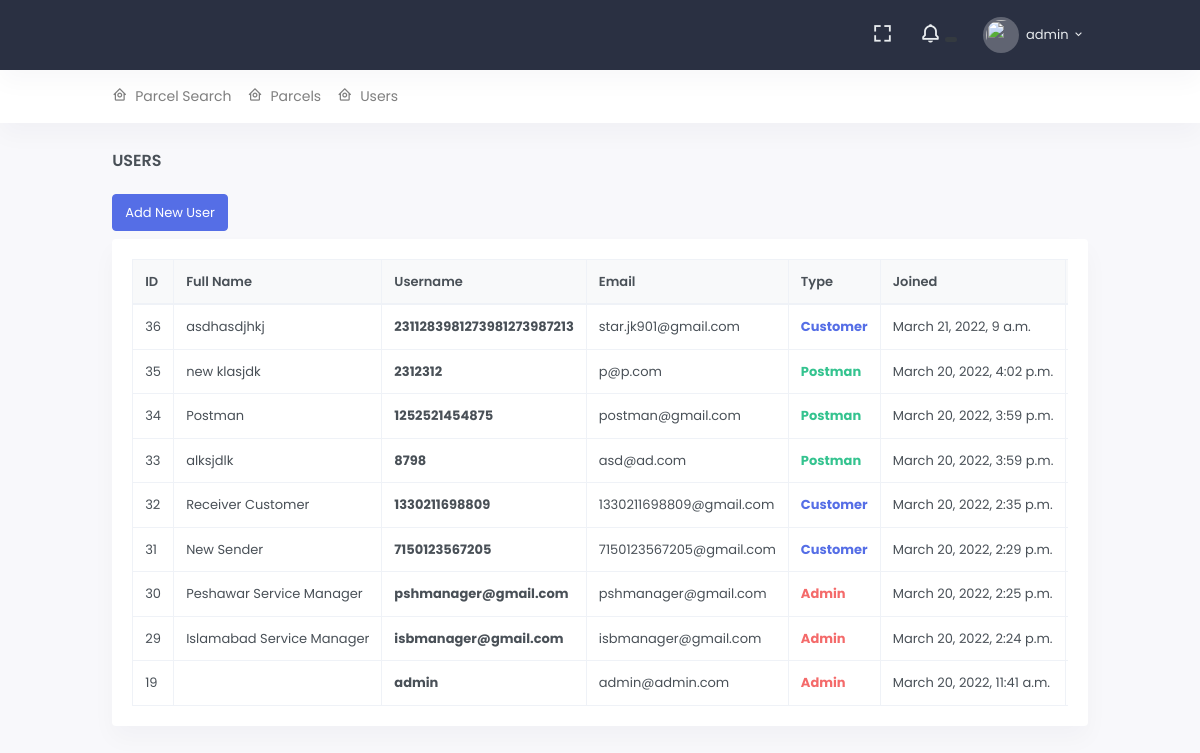
The page /c/user/ (signed in) on the database as committed earlier.
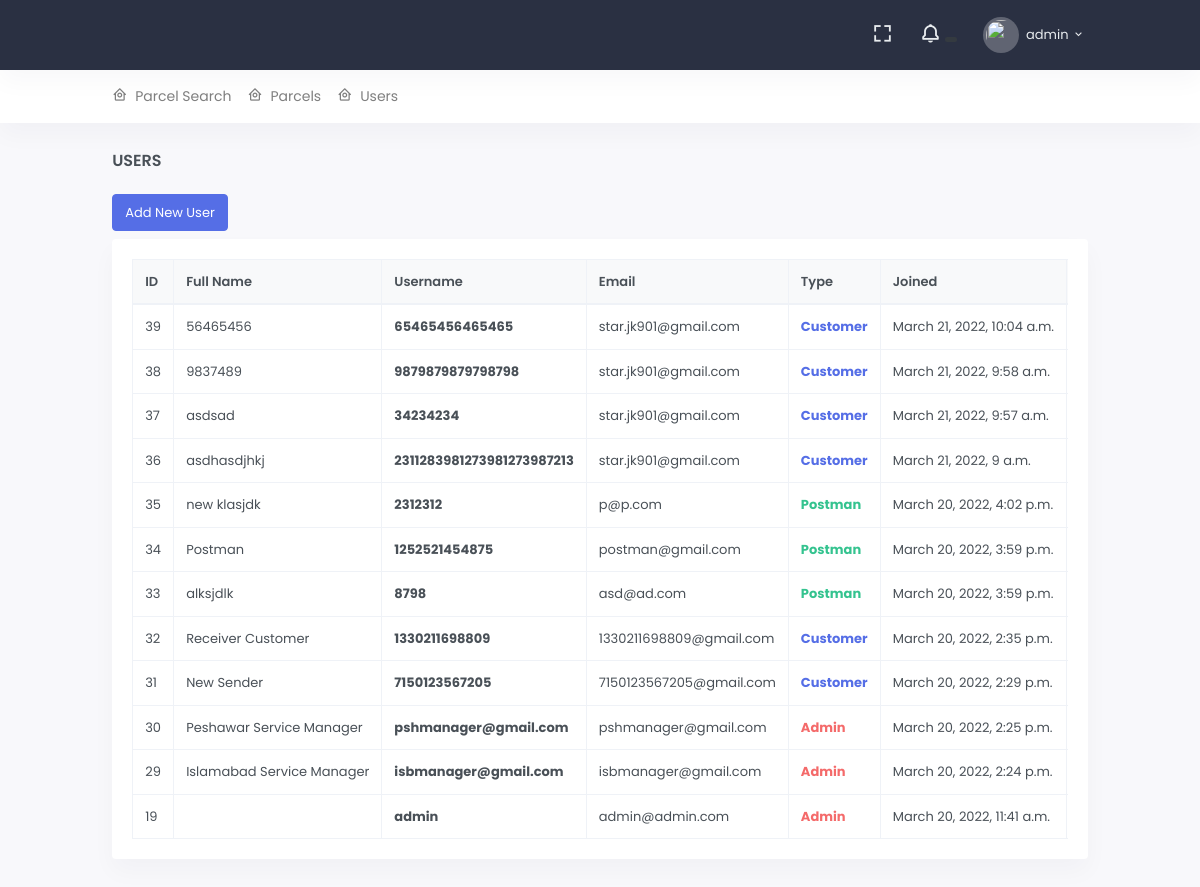
The same page on the database as committed later.
### src/accounts/models.py (models this page shows, shortened)
class User(AbstractUser):
    profile_image = ResizedImageField(
        upload_to='account/images/profiles/', null=True, blank=True, size=[100, 100], quality=75, force_format='PNG',
        help_text='size of logo must be 100*100 and format must be png image file', crop=['middle', 'center']
    )
    phone_number = models.CharField(max_length=30, null=True, blank=True)
    cnic = models.CharField(max_length=13, null=True, blank=True,
                            help_text="13 digits cnic without -")
    address = models.TextField(max_length=30, null=True, blank=True)
    latitude = models.DecimalField(max_digits=9, decimal_places=6, default=0.00, blank=True, null=True)
    longitude = models.DecimalField(max_digits=9, decimal_places=6, default=0.00, blank=True, null=True)
    office = models.ForeignKey('api.PostOffice', null=True, blank=True, on_delete=models.SET_NULL)
    is_customer = models.BooleanField(default=True)
    is_postman = models.BooleanField(default=False)
    city = models.CharField(max_length=30, null=True, blank=True, default="Default")
    postal_code = models.IntegerField(default=0, null=True, blank=True)
    class Meta:
        ordering = ['-id']
        verbose_name = 'User'
        verbose_name_plural = 'Users'

### src/portals/customer/views.py (the view)
# urls.py: path('user/', UserListView.as_view(), name='user'),
@method_decorator(customer_decorators, name='dispatch')
class UserListView(ListView):
    queryset = User.objects.all()
    template_name = 'customer/user_list.html'

### src/portals/customer/templates/customer/user_list.html (shortened to what this page needs)
{% extends 'core/base.html' %}
{% load custom_tags %}
{% block page_heading %}
    Users
{% endblock %}
{% block content %}
    <div class="row mb-2">
        <div class="col-lg-12">
            <a href="/admin/accounts/user/add/" class="btn btn-primary">Add New User</a>
        </div>
    </div>
    <div class="row">
        <div class="col-12">
            <div class="card">
                <div class="card-body">
                    {% if user_list %}
                        <div class="table-responsive">
                            <table class="table table-bordered table-centered table-nowrap mb-0">
                                <thead class="thead-light">
                                <tr>
                                    <th>ID</th>
                                    <th>Full Name</th>
                                    <th>Username</th>
                                    <th>Email</th>
                                    <th>Type</th>
                                    <th>Joined</th>
                                </tr>
                                </thead>
                                <tbody>
                                {% for object in user_list %}
                                    <tr>
                                        <td>{{ object.pk }}</td>
                                        <td>{{ object.first_name }} {{ object.last_name }}</td>
                                        <td><b>{{ object.username }}</b></td>
                                        <td>{{ object.email }}</td>
                                        <td>
                                            {% if object.is_superuser %}
                                                <b class="text-danger">Admin</b>
                                            {% elif object.is_staff %}
                                                <b class="text-warning">Staff</b>
                                            {% elif object.is_customer %}
                                                <b class="text-primary">Customer</b>
                                            {% elif object.is_postman %}
                                                <b class="text-success">Postman</b>
                                            {% endif %}
                                        </td>
                                        <td>{{ object.date_joined }}</td>
                                    </tr>
                                {% endfor %}
                                </tbody>
                            </table>
                        </div>
                    {% else %}
                        <b class="text-danger">! No users found</b>
                    {% endif %}
                </div>
            </div>
        </div>
    </div>
{% endblock %}

### templates/core/base.html (shortened to what this page needs)
{% load static %}
<!doctype html>
<html lang="en">
<head>
    <link rel="stylesheet" href="{% static 'core/theme/css/app.min.css' %}">
    <link rel="stylesheet" href="{% static 'core/theme/css/bootstrap.min.css' %}">
    <link rel="stylesheet" href="{% static 'core/theme/css/icons.min.css' %}">
</head>
<body data-topbar="dark" data-layout="horizontal">
<div id="layout-wrapper">
    {% block base_top_nav %}
        {% include 'core/base_head.html' %}
    {% endblock %}
    {% block dont_include_details %}
        <div class="main-content">
            <div class="page-content mt-4">
                <div class="container-fluid mt-5">
                    <div class="row">
                        <div class="col-12">
                            <div class="page-title-box d-flex align-items-center justify-content-between">
                                <h4 class="mb-0 font-size-18">
                                    {% block page_heading %} {% endblock %}</h4>
                            </div>
                        </div>
                    </div>
                    <div class="row">
                        <div class="col-12">
                            {% block content %}
                            {% endblock %}
                        </div>
                    </div>
                </div>
            </div>
        </div>
    {% endblock %}
</div>
</body>
</html>

### templates/core/base_head.html (shortened to what this page needs)
{% load static %}
<header id="page-topbar">
    <div class="navbar-header">
        <div class="d-flex">
            <div class="navbar-brand-box">
            </div>
        </div>
        <div class="d-flex">
            <div class="dropdown d-none d-lg-inline-block ml-1">
                <button type="button" class="btn header-item noti-icon waves-effect" data-toggle="fullscreen">
                    <i class="bx bx-fullscreen"></i>
                </button>
            </div>
            <div class="dropdown d-inline-block">
                <button type="button" class="btn header-item noti-icon waves-effect"
                        id="page-header-notifications-dropdown"
                        data-toggle="dropdown" aria-haspopup="true" aria-expanded="false">
                    <i class="bx bx-bell bx-tada"></i>
                    <span class="badge badge-dark badge-pill">
                    </span>
                </button>
            </div>
            <div class="dropdown d-inline-block">
                <button type="button" class="btn header-item waves-effect" id="page-header-user-dropdown"
                        data-toggle="dropdown" aria-haspopup="true" aria-expanded="false">
                    {% if request.user.profile_image %}
                        <img class="rounded-circle header-profile-user" src="{{ request.user.profile_image.url }}"
                             alt="Header Avatar">
                    {% else %}
                        <img class="rounded-circle header-profile-user" src="{% static 'core/images/no-user.png' %}">
                    {% endif %}
                    <span class="d-none d-xl-inline-block ml-1">{{ request.user.username }}</span>
                    <i class="mdi mdi-chevron-down d-none d-xl-inline-block"></i>
                </button>
            </div>
        </div>
    </div>
</header>
<div class="topnav">
    <div class="container-fluid">
        <nav class="navbar navbar-light navbar-expand-lg topnav-menu">
            <div class="collapse navbar-collapse" id="topnav-menu-content">
                <ul class="navbar-nav">
                    {% include 'core/include/admin_header.html' %}
                </ul>
            </div>
        </nav>
    </div>
</div>

### templates/core/include/admin_header.html
{% load static %}
<li class="nav-item">
    {% if request.user.is_superuser %}
        <a class="nav-link dropdown-toggle arrow-none" href="{% url 'admins:parcel-search' %}">
            <i class="bx bx-home-circle mr-2"></i>Parcel Search
        </a>
    {% else %}
        <a class="nav-link dropdown-toggle arrow-none" href="{% url 'customer:parcel-search' %}">
            <i class="bx bx-home-circle mr-2"></i>Parcel Search
        </a>    {% endif %}
</li>
<li class="nav-item">
    {% if request.user.is_superuser %}
        <a class="nav-link dropdown-toggle arrow-none" href="{% url 'admins:parcel' %}">
            <i class="bx bx-home-circle mr-2"></i>Parcels
        </a>
    {% else %}
        <a class="nav-link dropdown-toggle arrow-none" href="{% url 'customer:parcel' %}">
            <i class="bx bx-home-circle mr-2"></i>Parcels
        </a>    {% endif %}
</li>
<li class="nav-item">
    {% if request.user.is_superuser %}
        <a class="nav-link dropdown-toggle arrow-none" href="{% url 'admins:user' %}">
            <i class="bx bx-home-circle mr-2"></i>Users
        </a>
    {% endif %}
</li>

Rows that differ between the two databases and show on the page:
added User: pk "39", first_name "56465456", username "65465456465465", email "star.jk901@gmail.com", is_superuser "Customer", date_joined "March 21, 2022, 10:04 a.m."
added User: pk "38", first_name "9837489", username "9879879879798798", email "star.jk901@gmail.com", is_superuser "Customer", date_joined "March 21, 2022, 9:58 a.m."
added User: pk "37", first_name "asdsad", username "34234234", email "star.jk901@gmail.com", is_superuser "Customer", date_joined "March 21, 2022, 9:57 a.m."
